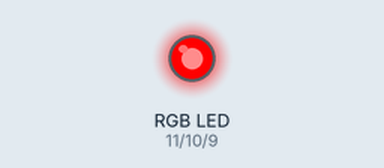
Recording of a sketch running on a simulated Arduino Uno, built with avr-gcc and run on an emulated ATmega328P. Parts: an RGB LED mixed from three pins (HIGH = lit).

Above: at 0.1 s.
Timing chart, 0 to 1.6 s (numbered marks = the images above):
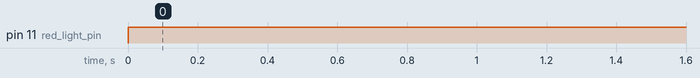

Measured:
- by itself, pin 11 (red_light_pin): LOW → HIGH at 0.00 s

The sketch:

LED_testing.ino
```cpp
int red_light_pin= 11;
int green_light_pin = 10;
int blue_light_pin = 9;
void setup() {
  pinMode(red_light_pin, OUTPUT);
  pinMode(green_light_pin, OUTPUT);
  pinMode(blue_light_pin, OUTPUT);
}
void loop() {
  RGB_color(255, 0, 0); // Red
//  delay(500);
//  RGB_color(0, 255, 0); // Green
//  delay(500);
//  RGB_color(0, 0, 255); // Blue
//  delay(500);
//  RGB_color(255, 255, 125); // Raspberry
//  delay(500);
//  RGB_color(0, 255, 255); // Cyan
//  delay(500);
//  RGB_color(255, 0, 255); // Magenta
//  delay(500);
//  RGB_color(255, 255, 0); // Yellow
//  delay(500);
//  RGB_color(255, 255, 255); // White
//  delay(1500);
}
void RGB_color(int red_light_value, int green_light_value, int blue_light_value)
 {
  analogWrite(red_light_pin, red_light_value);
  analogWrite(green_light_pin, green_light_value);
  analogWrite(blue_light_pin, blue_light_value);
}
```
